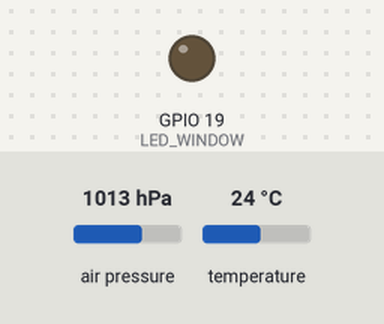
Simulated run of this sketch. Board: ESP32. Parts: output pins drawn as LEDs (lit = HIGH). The inputs (shaded band) are chosen by the test bench; at power-on: temperature 24 °C, air pressure 1013 hPa. WiFi joins after 1.5 s; servers stay silent unless stated; uploads are accepted with an empty reply; the local clock reads 2024-03-15 10:24:30 at power-on unless the sketch sets it; random numbers use the default seed unless the sketch sets one; what the sketch prints to the serial monitor is not drawn.

Above: at 2.7 s.
2.8 s: temperature set to 29.5 °C
12.9 s: temperature set to 30.8 °C
At 22.7 s:
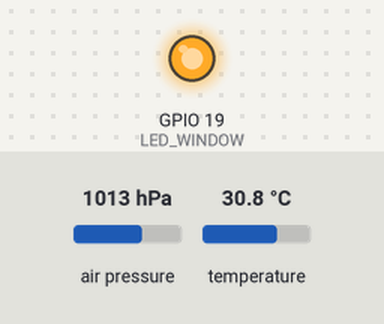
23.4 s: temperature set to 12 °C
At 33.0 s:
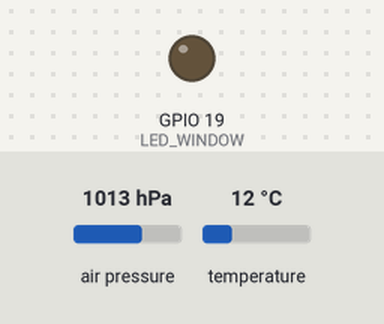
33.6 s: temperature set to 33 °C
At 43.3 s:
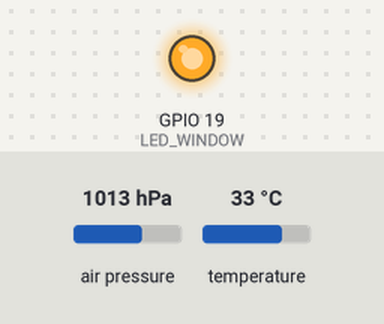
Timing chart, 0 to 44.8 s (numbered marks = the images above; inputs shaded):
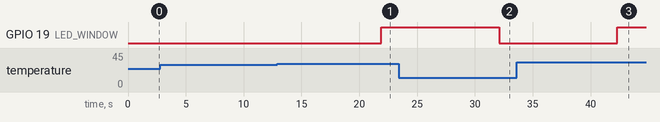

Measured:
- the behaviour switches between 30 and 30.1 °C on temperature (found by bisection; images 0 and 1)
- after the input at 2.8 s, every drawn part: stays the same
- after the input at 12.9 s, GPIO 19 (LED_WINDOW): LOW → HIGH after 9.0 s
- after the input at 23.4 s, GPIO 19 (LED_WINDOW): HIGH → LOW after 8.7 s
- after the input at 33.6 s, GPIO 19 (LED_WINDOW): LOW → HIGH after 8.7 s

The sketch:

src.ino
```cpp
#include <WiFi.h>
#include "time.h"
#include <HTTPClient.h>
#include <WiFiClientSecure.h>
#include <Wire.h>
#include <Adafruit_BMP280.h>

#define API_HOST "https://eux-teknik-smartgreenhouse.rasmusbundsgaard.dk"
#define API_KEY "lEWQZliMMZgASzEwsOKtauUkWToAuiShRrJ7SWN3BHtGbMbaKMYT3dGiSu0E" // This is also unique to each device
#define SENSOR_TEMP_ID 1
#define SENSOR_HUMID_ID 2
#define SENSOR_PRES_ID 3

#define WIFI_SSID "Sde-Guest"
#define WIFI_PSWD ""

#define SEALEVELPRESSURE_HPA (1013.25)

#define PUSH_INTERVAL 10000 // 10 secs

// Clock / NTP setup
#define NTP_SERVER "pool.ntp.org"
#define NTP_SERVER_ALT "time.nist.gov"

// This is the Lets Encrypt root certficate
#define ROOT_CA_CERTIFICATE \
"-----BEGIN CERTIFICATE-----\n" \
"MIIEkjCCA3qgAwIBAgIQCgFBQgAAAVOFc2oLheynCDANBgkqhkiG9w0BAQsFADA/\n" \
"MSQwIgYDVQQKExtEaWdpdGFsIFNpZ25hdHVyZSBUcnVzdCBDby4xFzAVBgNVBAMT\n" \
"DkRTVCBSb290IENBIFgzMB4XDTE2MDMxNzE2NDA0NloXDTIxMDMxNzE2NDA0Nlow\n" \
"SjELMAkGA1UEBhMCVVMxFjAUBgNVBAoTDUxldCdzIEVuY3J5cHQxIzAhBgNVBAMT\n" \
"GkxldCdzIEVuY3J5cHQgQXV0aG9yaXR5IFgzMIIBIjANBgkqhkiG9w0BAQEFAAOC\n" \
"AQ8AMIIBCgKCAQEAnNMM8FrlLke3cl03g7NoYzDq1zUmGSXhvb418XCSL7e4S0EF\n" \
"q6meNQhY7LEqxGiHC6PjdeTm86dicbp5gWAf15Gan/PQeGdxyGkOlZHP/uaZ6WA8\n" \
"SMx+yk13EiSdRxta67nsHjcAHJyse6cF6s5K671B5TaYucv9bTyWaN8jKkKQDIZ0\n" \
"Z8h/pZq4UmEUEz9l6YKHy9v6Dlb2honzhT+Xhq+w3Brvaw2VFn3EK6BlspkENnWA\n" \
"a6xK8xuQSXgvopZPKiAlKQTGdMDQMc2PMTiVFrqoM7hD8bEfwzB/onkxEz0tNvjj\n" \
"/PIzark5McWvxI0NHWQWM6r6hCm21AvA2H3DkwIDAQABo4IBfTCCAXkwEgYDVR0T\n" \
"AQH/BAgwBgEB/wIBADAOBgNVHQ8BAf8EBAMCAYYwfwYIKwYBBQUHAQEEczBxMDIG\n" \
"CCsGAQUFBzABhiZodHRwOi8vaXNyZy50cnVzdGlkLm9jc3AuaWRlbnRydXN0LmNv\n" \
"bTA7BggrBgEFBQcwAoYvaHR0cDovL2FwcHMuaWRlbnRydXN0LmNvbS9yb290cy9k\n" \
"c3Ryb290Y2F4My5wN2MwHwYDVR0jBBgwFoAUxKexpHsscfrb4UuQdf/EFWCFiRAw\n" \
"VAYDVR0gBE0wSzAIBgZngQwBAgEwPwYLKwYBBAGC3xMBAQEwMDAuBggrBgEFBQcC\n" \
"ARYiaHR0cDovL2Nwcy5yb290LXgxLmxldHNlbmNyeXB0Lm9yZzA8BgNVHR8ENTAz\n" \
"MDGgL6AthitodHRwOi8vY3JsLmlkZW50cnVzdC5jb20vRFNUUk9PVENBWDNDUkwu\n" \
"Y3JsMB0GA1UdDgQWBBSoSmpjBH3duubRObemRWXv86jsoTANBgkqhkiG9w0BAQsF\n" \
"AAOCAQEA3TPXEfNjWDjdGBX7CVW+dla5cEilaUcne8IkCJLxWh9KEik3JHRRHGJo\n" \
"uM2VcGfl96S8TihRzZvoroed6ti6WqEBmtzw3Wodatg+VyOeph4EYpr/1wXKtx8/\n" \
"wApIvJSwtmVi4MFU5aMqrSDE6ea73Mj2tcMyo5jMd6jmeWUHK8so/joWUoHOUgwu\n" \
"X4Po1QYz+3dszkDqMp4fklxBwXRsW10KXzPMTZ+sOPAveyxindmjkW8lGy+QsRlG\n" \
"PfZ+G6Z6h7mjem0Y+iWlkYcV4PIWL1iwBi8saCbGS5jN2p8M+X+Q7UNKEkROb3N6\n" \
"KOqkqm57TH2H3eDJAkSnh6/DNFu0Qg==\n" \
"-----END CERTIFICATE-----\n"

Adafruit_BMP280 bmp; // I2C

#define LED_WINDOW 19

void setup() {
  Serial.begin(115200);

  pinMode(LED_WINDOW, OUTPUT);

  WiFi.begin(WIFI_SSID, WIFI_PSWD);
  Serial.println("Connecting");

  while(WiFi.status() != WL_CONNECTED) {
    delay(500);
    Serial.print(".");
  }

  // Show IP to serial
  Serial.println("");
  Serial.print("Connected to WiFi network with IP Address: ");
  Serial.println(WiFi.localIP());

  // Init and get the time
  setClock();

  // Could also pass in a Wire library object like &Wire2
  if (!bmp.begin(BMP280_ADDRESS_ALT)) {
    Serial.println("Could not find a valid BMP280 sensor, check wiring or change I2C address!");
    while (1);
  }

  // Set sampling mode for BMP280
  bmp.setSampling(Adafruit_BMP280::MODE_NORMAL,     /* Operating Mode. */
                  Adafruit_BMP280::SAMPLING_X2,     /* Temp. oversampling */
                  Adafruit_BMP280::SAMPLING_X16,    /* Pressure oversampling */
                  Adafruit_BMP280::FILTER_X16,      /* Filtering. */
                  Adafruit_BMP280::STANDBY_MS_500); /* Standby time. */
}

void loop() {
  if (bmp.readTemperature() > 30.0) {
    digitalWrite(LED_WINDOW, HIGH);
  } else {
    digitalWrite(LED_WINDOW, LOW);
  }

  // Check WiFi connection status
  if(WiFi.status() != WL_CONNECTED) {
    Serial.println("Not connected to WiFi");
    delay(10000); // 10 secs

    return;
  }

  bool successPush = pushData();
  if (!successPush) {
    delay(10000); // 10 secs
    return;
  }

  // If API request was successfull we interval every x minutes
  delay(PUSH_INTERVAL);
}

bool pushData() {
  WiFiClientSecure *client = new WiFiClientSecure;
  if (!client) {
    Serial.println("Unable to create TLS client");
    return false;
  }

  // Set the CA certifcate to check the server's certifcate is signed by the trusted CA.
  client->setCACert(ROOT_CA_CERTIFICATE);

  bool success = false; // Successful flag

  {
    // Add a scoping block for HTTPClient https to make sure it is destroyed before WiFiClientSecure *client is

    HTTPClient https;

    // Domain name with full URL to 'API'
    if (!https.begin(*client, String(API_HOST) + "/api/v1/sensorData?api_token=" + API_KEY)) {
      Serial.println("[HTTPS] Unable to connect");
      success = false; // Not successful
    } else {
      // Get sensor values
      float sensorTempValue = bmp.readTemperature();
      float sensorHumidValue = random(0, 101) / 1.0F; // Apparently BMP280 doesnt have humidity sensor
      float sensorPresValue = bmp.readPressure();
      String timeStamp = getCurrentTimestamp();

      // Data format: sid:x,v:y,t:z (sensor_id:x,value:y,timestamp:z)
      String postData = \
        "sid:" + String(SENSOR_TEMP_ID)  + "," + "v:" + sensorTempValue  + "," + "t:" + timeStamp + "\n" \
        "sid:" + String(SENSOR_HUMID_ID) + "," + "v:" + sensorHumidValue + "," + "t:" + timeStamp + "\n" \
        "sid:" + String(SENSOR_PRES_ID)  + "," + "v:" + sensorPresValue  + "," + "t:" + timeStamp;

      // Set correct content type that the API expects
      https.addHeader("Content-Type", "text/plain");

      // Send HTTP POST request
      int responseCode = https.POST(postData);

      Serial.print("Response code: ");
      Serial.println(responseCode);

      // Not successful if error code is not between 200-299
      if (responseCode < 200 || responseCode >= 300) {
        success = false;
      }
    }

    // Free resources
    https.end();
  }

  delete client;

  return success; // Return false if error or true on success
}

void setClock() {
  configTime(0, 0, NTP_SERVER, NTP_SERVER_ALT);

  Serial.print("Waiting for NTP time sync: ");
  time_t nowSecs = time(nullptr);
  while (nowSecs < 8 * 3600 * 2) {
    delay(500);
    Serial.print(".");
    yield();
    nowSecs = time(nullptr);
  }

  Serial.println();
  struct tm timeinfo;
  gmtime_r(&nowSecs, &timeinfo);
  Serial.print("Current time: ");
  Serial.print(asctime(&timeinfo));
}

String getCurrentTimestamp() {
  // https://www.esp32.com/viewtopic.php?f=2&t=7328
  struct timeval tv;
  gettimeofday(&tv, NULL);
  uint64_t milliseconds = tv.tv_sec * 1000LL + tv.tv_usec / 1000LL;

  const int NUM_DIGITS = log10(milliseconds) + 1;
  char str[NUM_DIGITS + 1];

  char* retStr = uintToStr(milliseconds, str);

  return String(retStr);
}

char* uintToStr(const uint64_t num, char *str) {
  // https://forum.arduino.cc/index.php?topic=378359.0
  uint8_t i = 0;
  uint64_t n = num;

  do {
    i++;
  } while( n /= 10 );

  str[i] = '\0';
  n = num;

  do {
    str[--i] = ( n % 10 ) + '0';
  } while (n /= 10);

  return str;
}
```
